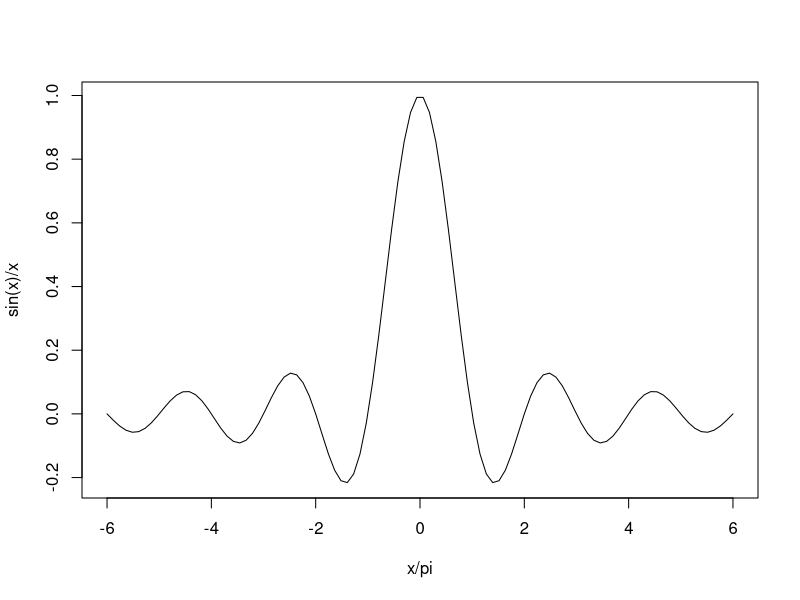
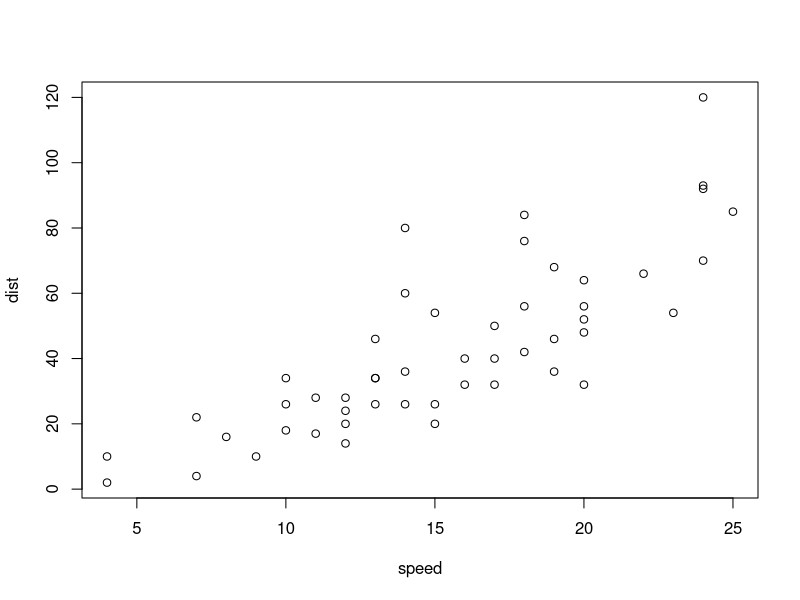
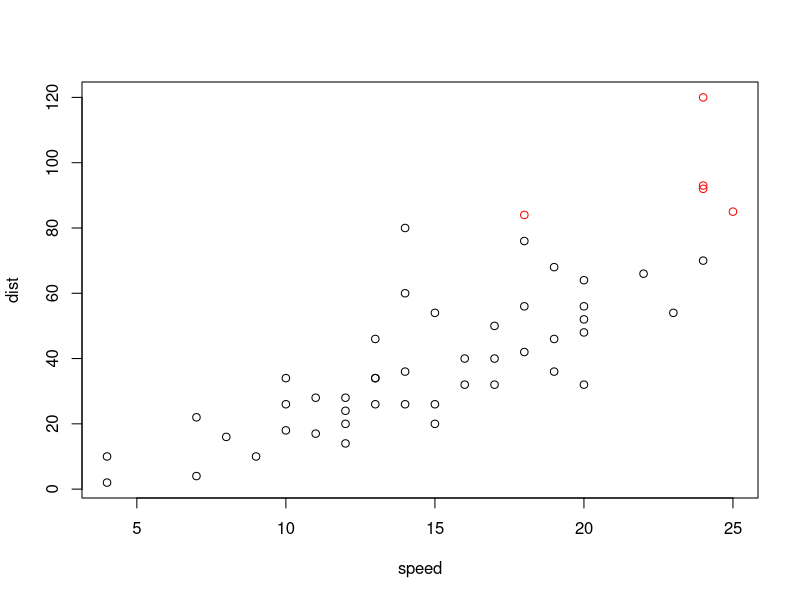
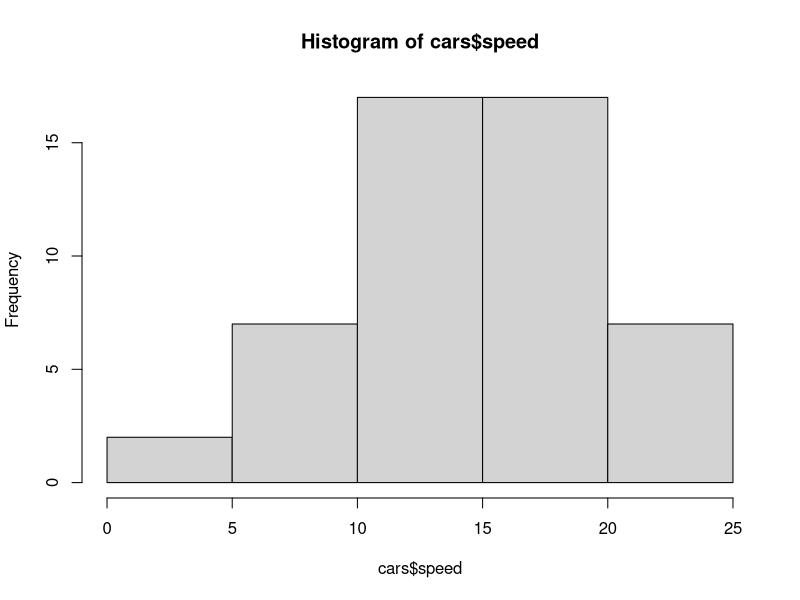
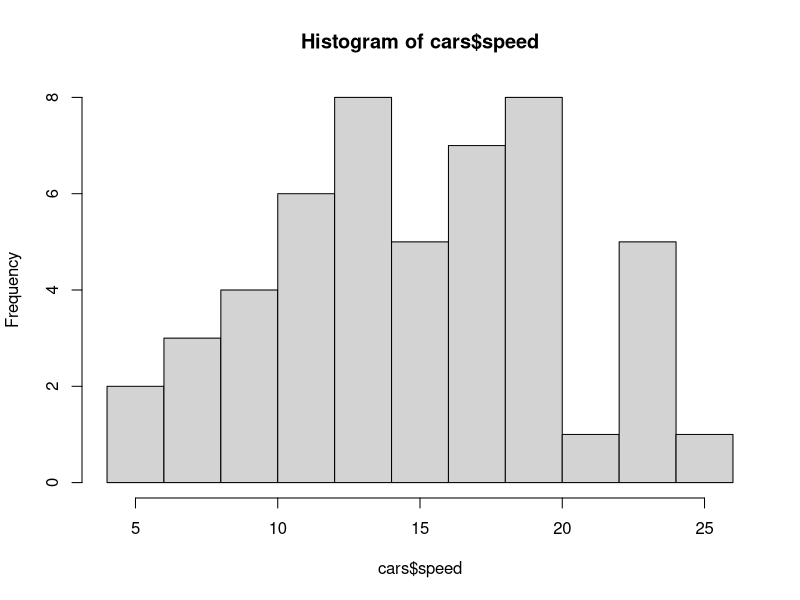

These figures' R source, in order:
#' ---
#' title: "Exercise Solutions -- Objects, Lists and Data.Frames"
#' author: "Michael Hahsler"
#' output:
#'  html_document:
#'    toc: true
#'    theme: yeti
#'    highlight: zenburn
#' ---


#' ## 1. Plot a `sin(x)/x`. 
#' 
#' _Hint:_ Trigonometric functions in R use angles in radians (see `? sin`). 2 times pi is 360 degrees.

x <- seq(-6*pi, 6*pi, length.out = 100)
plot(x/pi, sin(x)/x, type = "l")


#' ## 2. The 'cars' data set gives the speed of cars and the distances taken to stop. Note that the data were recorded in the 1920s. Plot the 'cars' data set as a scatter plot. Plot all data points with distances taken to stop greater than 80 in red.

data(cars)
head(cars)
    
plot(cars)

plot(cars, col = ifelse(cars$dist > 80, "red", "black"))

#' ## 3. Plot histograms for speed and dist in 'cars'.

hist(cars$speed)
hist(cars$speed, breaks = 10)
